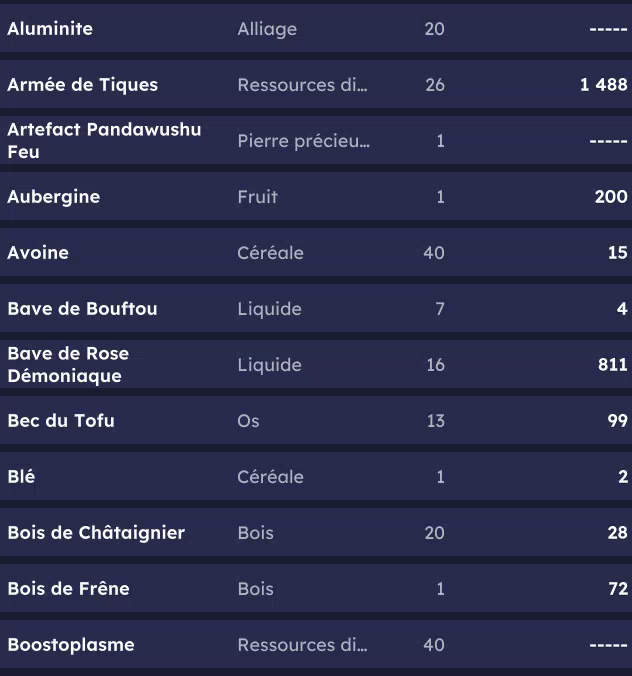
#> input picture frame 0 of unity_propre.mp4, 632 x 676 px
$ python ocr_unity.py
#> lines starting #> are read from the running program, lines starting #| are printed output that depends on the picture; after the words box and inside, x2 and y2 are one past the last pixel; in counts of white or black regions, pixels touching at a corner belong together
import cv2
import pytesseract
import numpy as np
import pandas as pd
from tqdm import tqdm

# Variables globales pour ajuster la binarisation et la détection des contours
BINARY_THRESHOLD = 11
CLOSE_KERNEL_SIZE = 2
CONTOUR_AREA_THRESHOLD = 60  # Minimum contour area to be considered a valid text box

def pre_process_frame(frame):
    """Améliore l'image pour la rendre plus lisible pour l'OCR."""
    # Conversion en niveaux de gris
    gray = cv2.cvtColor(frame, cv2.COLOR_BGR2GRAY)

    # Amélioration du contraste en appliquant une égalisation d'histogramme
    equalized = cv2.equalizeHist(gray)

    # Application d'un filtre bilatéral pour réduire le bruit tout en gardant les bords nets
    filtered = cv2.bilateralFilter(equalized, 11, 17, 17)

    # Binarisation de l'image (seuil adaptatif pour mieux gérer les variations d'éclairage)
    binary = cv2.adaptiveThreshold(filtered, 255, cv2.ADAPTIVE_THRESH_GAUSSIAN_C, cv2.THRESH_BINARY, BINARY_THRESHOLD, 2)

    # Application d'une opération de fermeture pour connecter les zones de texte proches
    kernel = np.ones((CLOSE_KERNEL_SIZE, CLOSE_KERNEL_SIZE), np.uint8)
    closed = cv2.morphologyEx(binary, cv2.MORPH_CLOSE, kernel)

    return closed

def find_text_contours(processed_frame):
    """Trouve et isole les zones de texte à partir des contours détectés."""
    # Détection des contours
    contours, _ = cv2.findContours(processed_frame, cv2.RETR_EXTERNAL, cv2.CHAIN_APPROX_SIMPLE)

    # Filtrer les petits contours non pertinents
    text_contours = [cnt for cnt in contours if cv2.contourArea(cnt) > CONTOUR_AREA_THRESHOLD]  # Ajuster la valeur de contourArea selon la taille des textes

    return text_contours

def extract_text_from_contours(frame, processed_frame, contours, frame_num):
    """Extrait le texte des contours sélectionnés dans une frame."""
    extracted_text = []

    for i, cnt in enumerate(contours):
        x, y, w, h = cv2.boundingRect(cnt)
        # Isoler la région d'intérêt (ROI)
        roi = frame[y:y+h, x:x+w]

        # Découpe 35% des zones gauche et droite
        roi_left = roi[:, :int(w * 0.36)]  # Gauche
        roi_right = roi[:, int(w * 0.71):]  # Droite

        cv2.imwrite(f'natif/zone_left_{frame_num}_{i}.png', roi_left)
        cv2.imwrite(f'natif/zone_right_{frame_num}_{i}.png', roi_right)


        # Sauvegarde des images binarisées des zones gauche et droite
        binarized_left = processed_frame[y:y+h, x:x+int(w * 0.36)]
        binarized_right = processed_frame[y:y+h, x+int(w * 0.71):x+w]

        cv2.imwrite(f'output/zone_left_{frame_num}_{i}.png', binarized_left)
        cv2.imwrite(f'output/zone_right_{frame_num}_{i}.png', binarized_right)

        # Appliquer l'OCR sur les deux zones
        text_left = pytesseract.image_to_string(roi_left).strip()
        text_right = pytesseract.image_to_string(roi_right).strip()

        # Ajout au texte extrait
        extracted_text.append((text_left, text_right))

    return extracted_text

def extract_data_from_video(video_path, frame_interval=30):
    """Extrait les objets et prix d'une vidéo avec prétraitement et détection de contours."""
#> called with video_path = 'unity_propre.mp4', frame_interval = 30
    cap = cv2.VideoCapture(video_path)

    if not cap.isOpened():
        print(f"Erreur lors de l'ouverture de la vidéo : {video_path}")
        return None

    total_frames = int(cap.get(cv2.CAP_PROP_FRAME_COUNT))
    print(f"Nombre total de frames dans la vidéo : {total_frames}")

    extracted_data = []

    for frame_num in tqdm(range(0, total_frames, frame_interval), desc="Traitement des frames"):
        cap.set(cv2.CAP_PROP_POS_FRAMES, frame_num)
        ret, frame = cap.read()

        if not ret:
            print(f"Impossible de lire la frame {frame_num}")
            continue

        # Prétraitement et détection des contours
        processed_frame = pre_process_frame(frame)
        contours = find_text_contours(processed_frame)

        # OCR sur les zones détectées
        raw_text_list = extract_text_from_contours(frame, processed_frame, contours, frame_num)

        # Filtrage et extraction des items et prix
        for text_left, text_right in raw_text_list:
            if text_left and text_right:  # Si les deux côtés sont lisibles
                extracted_data.append({"Item": text_left, "Price": text_right})
#> this loop made 1 pass
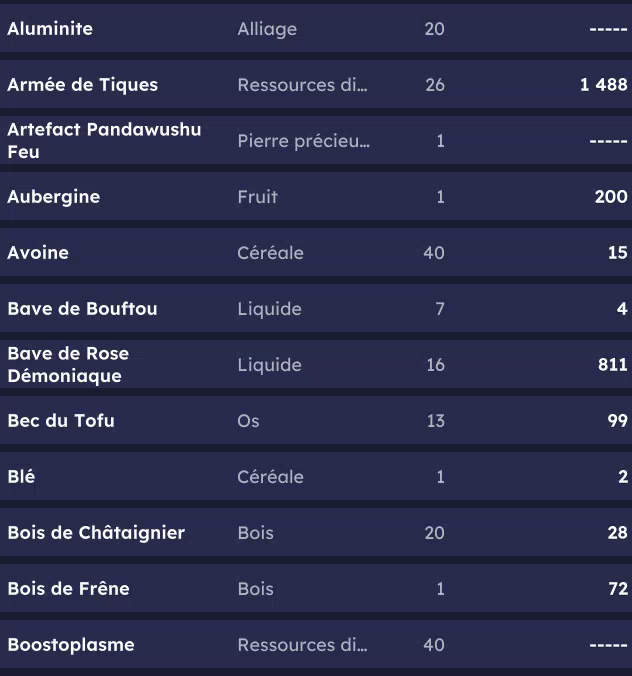
#> input picture frame 0 of unity_propre.mp4, 632 x 676 px
#> pass 1, in pre_process_frame, `gray = cv2.cvtColor(frame, cv2.COLOR_BGR2GRAY)`:
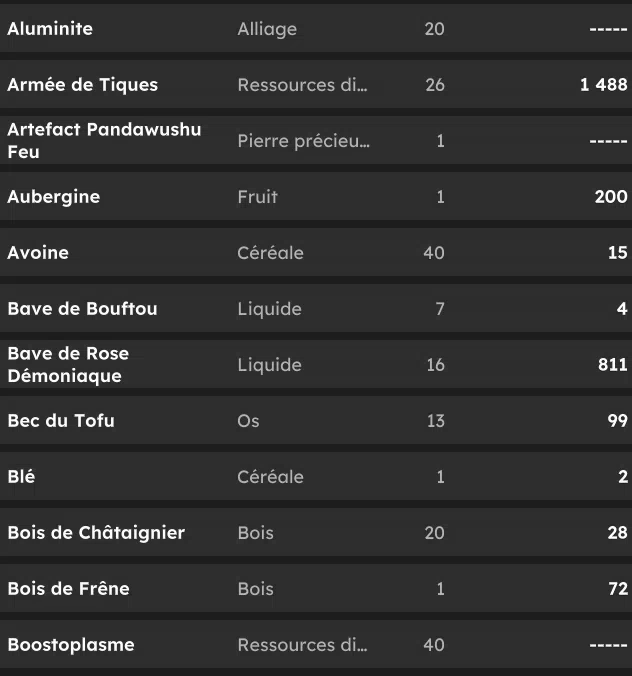
#> gray: shape (676, 632); min 22, max 255, mean 49.3
#> pass 1, in pre_process_frame, `equalized = cv2.equalizeHist(gray)`:
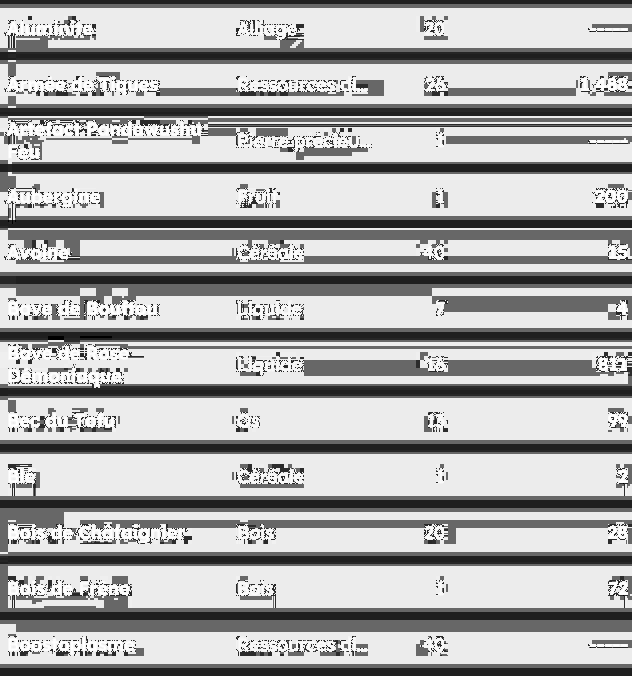
#> equalized: shape (676, 632); min 0, max 255, mean 170.9
#> pass 1, in pre_process_frame, `binary = cv2.adaptiveThreshold(filtered, 255, cv2.ADAPTIVE_THRESH_GAUS..`:
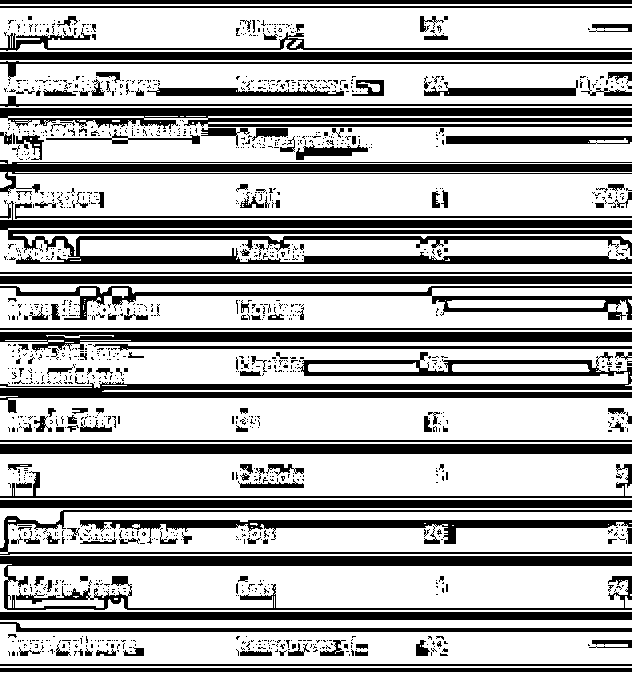
#> binary: shape (676, 632); 68.1% white; 1373 black regions (1198 under 20 px), largest, box (x1, y1, x2, y2) and area: (0, 201, 632, 264) 14922, (0, 352, 632, 413) 10301, (0, 556, 632, 610) 9145
#> frame is the input picture: shape (676, 632, 3); mean B, G, R 77.1, 46.7, 43.2
#> after the loop:
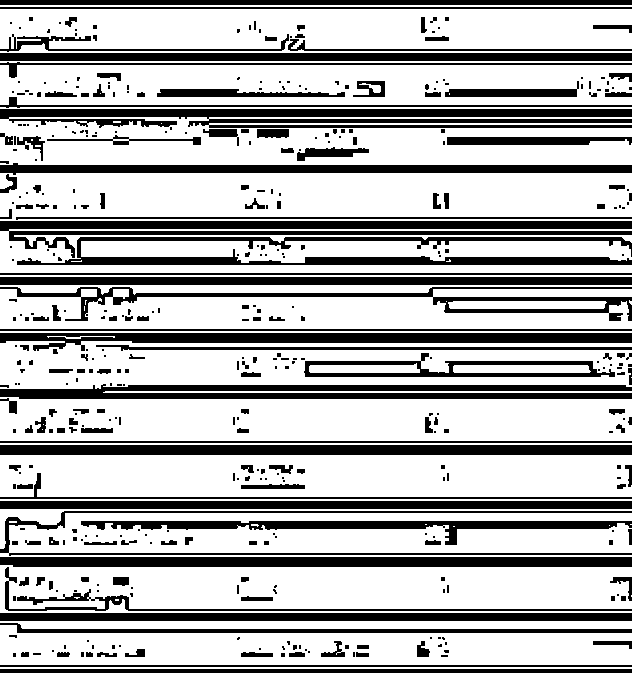
#> processed_frame: shape (676, 632); 69.8% white; 427 black regions (262 under 20 px), largest, box (x1, y1, x2, y2) and area: (0, 109, 632, 128) 8812, (0, 221, 632, 258) 7958, (0, 384, 632, 399) 7304
#> after the loop, extracted_data = []

    cap.release()
    cv2.destroyAllWindows()

    if not extracted_data:
        print("Aucune donnée extraite.")
        return None

    # Créer un DataFrame pour stocker les résultats
    df = pd.DataFrame(extracted_data)

    # Suppression des doublons et correction des anomalies
    df = df.groupby("Item", as_index=False).agg({"Price": "max"})

    return df

# Exemple d'utilisation
video_path = 'unity_propre.mp4'  # Mets le bon chemin ici
#> (the run stopped early here; a loop or call above may not have finished)
